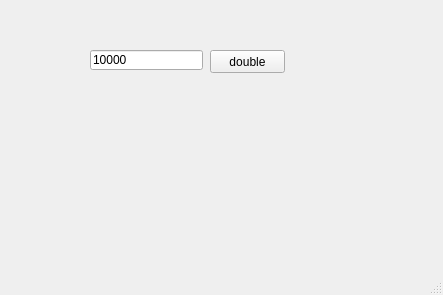
<?xml version="1.0" encoding="UTF-8"?>
<ui version="4.0">
 <class>MainWindow</class>
 <widget class="QMainWindow" name="MainWindow">
  <property name="geometry">
   <rect>
    <x>0</x>
    <y>0</y>
    <width>443</width>
    <height>295</height>
   </rect>
  </property>
  <property name="windowTitle">
   <string>MainWindow</string>
  </property>
  <widget class="QWidget" name="centralwidget">
   <widget class="QPushButton" name="pb">
    <property name="geometry">
     <rect>
      <x>210</x>
      <y>50</y>
      <width>75</width>
      <height>23</height>
     </rect>
    </property>
    <property name="text">
     <string>double</string>
    </property>
   </widget>
   <widget class="QLineEdit" name="le">
    <property name="geometry">
     <rect>
      <x>90</x>
      <y>50</y>
      <width>113</width>
      <height>20</height>
     </rect>
    </property>
    <property name="text">
     <string>10000</string>
    </property>
   </widget>
  </widget>
  <widget class="QStatusBar" name="statusbar"/>
 </widget>
 <resources/>
 <connections/>
</ui>
